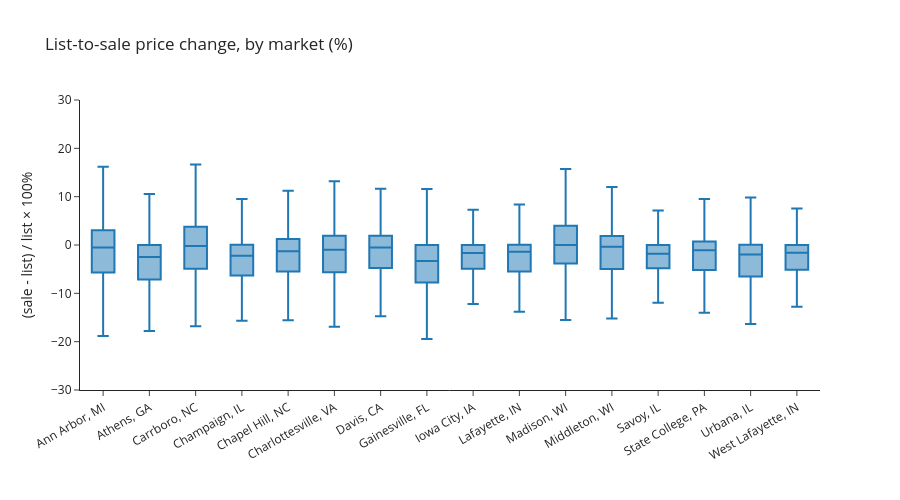

Here is the notebook cell this chart was saved with:
### Code cell
disc_box = box_stats(sold_cycles, "market", "list_to_sale_pct").sort_values("market")

fig = box_from_stats(
    disc_box,
    "market",
    title="List-to-sale price change, by market (%)",
    x_title="",
    y_title="(sale - list) / list × 100%",
    height=500,
)
fig.add_hline(y=0, line_dash="dot")
fig.update_yaxes(range=[-30, 30])
fig.update_xaxes(tickangle=-30)
fig.show()

### Figure 1 — Plotly figure (JSON) as saved in the notebook; plotly's stock layout.template omitted (floating-point values rounded to 4 significant figures)
{"data": [{"lowerfence": [-18.8, -17.8, -16.84, -15.69, -15.56, -16.92, -14.76, -19.42, -12.22, -13.82, -15.52, -15.23, -11.97, -14.0, -16.36, -12.77], "median": [-0.5384, -2.501, -0.2326, -2.222, -1.308, -0.9752, -0.5054, -3.301, -1.655, -1.381, 0.0, -0.3659, -1.804, -1.096, -1.961, -1.581], "name": "", "q1": [-5.685, -7.132, -4.895, -6.286, -5.49, -5.645, -4.762, -7.778, -4.894, -5.49, -3.81, -4.983, -4.811, -5.193, -6.522, -5.116], "q3": [3.077, 0.0, 3.786, 0.03495, 1.236, 1.905, 1.918, 0.0, 0.0, 0.06901, 4.0, 1.857, 0.0, 0.7426, 0.04214, 0.0], "type": "box", "upperfence": [16.2, 10.55, 16.67, 9.512, 11.2, 13.21, 11.63, 11.58, 7.273, 8.378, 15.71, 12.0, 7.154, 9.524, 9.827, 7.536], "x": ["Ann Arbor, MI", "Athens, GA", "Carrboro, NC", "Champaign, IL", "Chapel Hill, NC", "Charlottesville, VA", "Davis, CA", "Gainesville, FL", "Iowa City, IA", "Lafayette, IN", "Madison, WI", "Middleton, WI", "Savoy, IL", "State College, PA", "Urbana, IL", "West Lafayette, IN"]}], "layout": {"height": 500, "shapes": [{"line": {"dash": "dot"}, "type": "line", "x0": 0, "x1": 1, "xref": "x domain", "y0": 0, "y1": 0, "yref": "y"}], "title": {"text": "List-to-sale price change, by market (%)"}, "xaxis": {"tickangle": -30, "title": {"text": ""}}, "yaxis": {"range": [-30, 30], "title": {"text": "(sale - list) / list × 100%"}}}}
